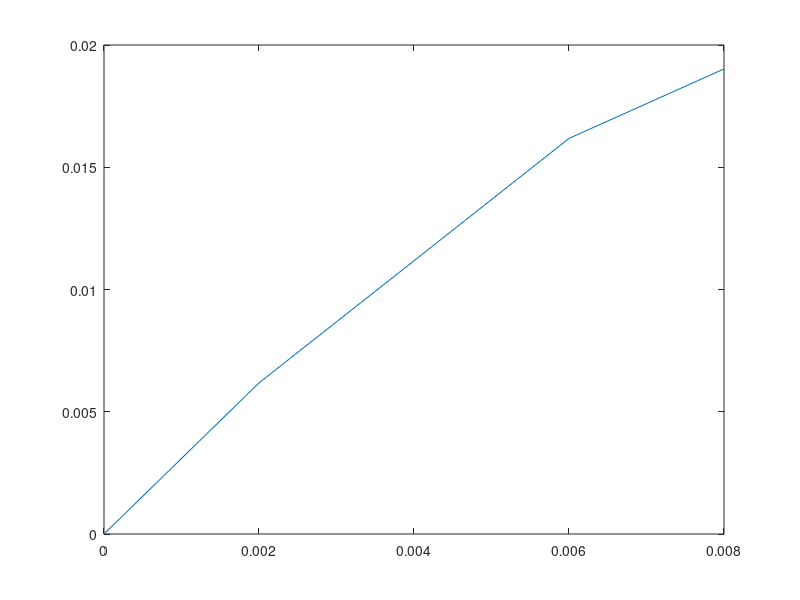

Reproduce this figure in MATLAB.
clc
clear all
y=[0,0.002,0.004,0.006,0.008];
u=[0,0.006180,0.0111756,0.016180,0.019021];

plot(y,u)

h=0.002;
mu=0.001;

du(1)=(u(2)-u(1))/h;
du(2)=(u(3)-u(1))/(2*h);
du(3)=(u(4)-u(2))/(2*h);
du(4)=(u(5)-u(3))/(2*h);
du(5)=(u(5)-u(4))/h;

T=mu*du
